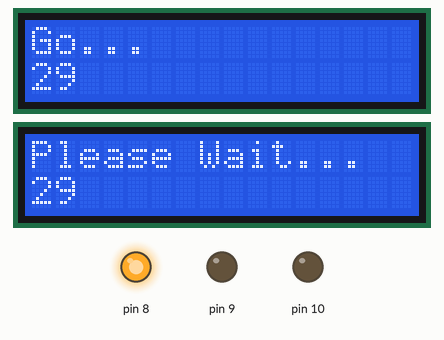
Simulated run of this sketch. Board: Arduino Uno, built with avr-gcc and run on an emulated ATmega328P. Parts: 2 × 16×2 character LCD, output pins drawn as LEDs (lit = HIGH).

Above: at 0.2 s.
At 5.2 s:
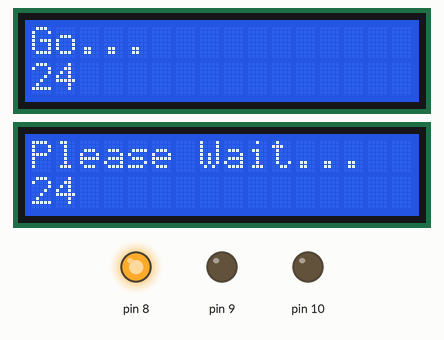
At 10.2 s:
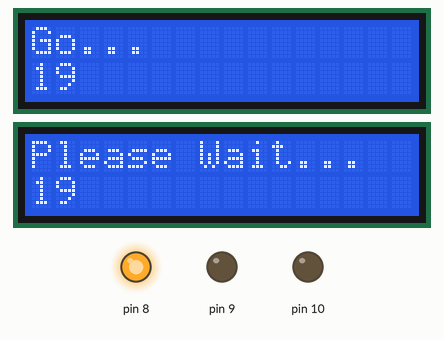
At 20.3 s:
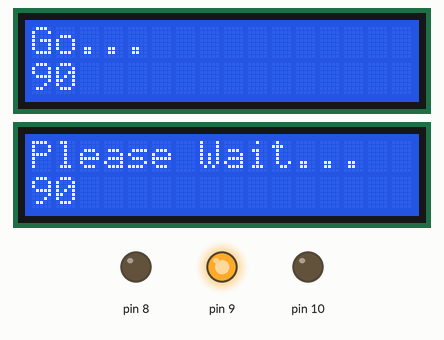
At 29.3 s:
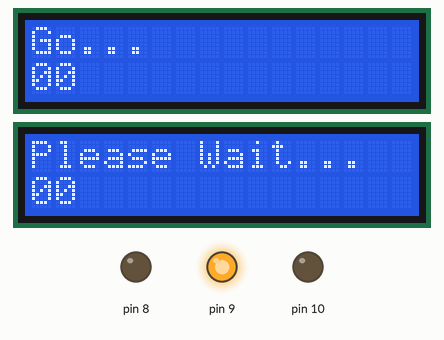
At 38.3 s:
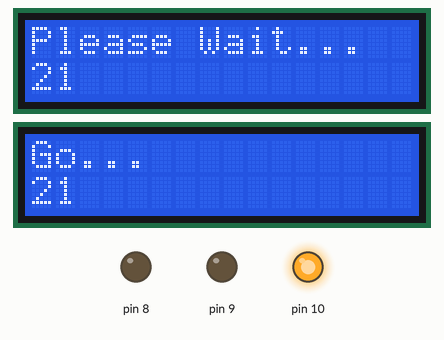
Timing chart, 0 to 39.8 s (numbered marks = the images above):
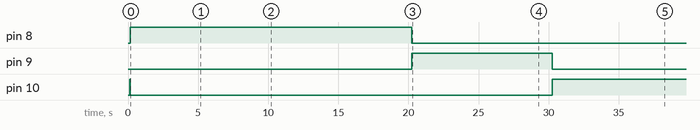

The sketch:

Four_Way_Light_Control.ino
```cpp
/*
  The circuit:
 * LCD RS pin to digital pin 12
 * LCD Enable pin to digital pin 11
 * LCD D4 pin to digital pin 5
 * LCD D5 pin to digital pin 4
 * LCD D6 pin to digital pin 3
 * LCD D7 pin to digital pin 2
 * LCD R/W pin to ground
 * LCD VSS pin to ground
 * LCD VCC pin to 5V
 * 10K resistor:
 * ends to +5V and ground
 * wiper to LCD VO pin (pin 3)
*/
// include the library code:
#include <LiquidCrystal.h>
#include <Wire.h>
#include <LiquidCrystal_I2C.h>

// Set the LCD address to 0x27 for a 16 chars and 2 line display
LiquidCrystal_I2C lcd(0x3F, 16, 2);

bool flag=0;
// initialize the library with the numbers of the interface pins
LiquidCrystal lcd1(12, 11, 5, 4, 3, 2);

void led(int a,int b,int c)
{
  digitalWrite(10,a);
  digitalWrite(9,b);
  digitalWrite(8,c);
}

void setup()
{
  // set up the LCD's number of columns and rows:
  lcd1.begin(16, 2);
  lcd.begin();
  pinMode(10,OUTPUT);
  pinMode(9,OUTPUT);
  pinMode(8,OUTPUT);
  // Turn on the blacklight and print a message.
  lcd.backlight();
  lcd.print("Hello, world!");
}

void printstat()
{
  lcd1.setCursor(0,0);
  lcd.setCursor(0,0);
  digitalWrite(10,HIGH);
  if(flag)
  {
      lcd1.clear();
      lcd1.print("Please Wait...");
      lcd.clear();
      lcd.print("Go...");
      led(1,0,0);
  }
  else
  {
      lcd1.clear();
      lcd1.print("Go...");
      lcd.clear();
      lcd.print("Please Wait...");
      led(0,0,1);
  }
}


void countdown(int x)
{
  if(x<10)
  {
    led(0,1,0);
  }
  lcd1.setCursor(0,1);
  lcd1.print(x);
  lcd.setCursor(0,1);
  lcd.print(x);
}

void loop()
{
  int x;
  printstat();
  x=30;
  while(x--)
  {
    countdown(x);
    delay(1000);
  }
  flag=!flag;
}
```

Measured:
- by itself, pin 8: LOW → HIGH at 0.16 s, → LOW 20.1 s later
- by itself, pin 9: LOW → HIGH at 20.2 s, → LOW 10.0 s later
- by itself, pin 10: LOW → HIGH at 0.14 s, → LOW 0.02 s later, → HIGH 30.1 s later
- what the display in image 1 shows lasts 1.0 s, from 5.2 s to 6.2 s
